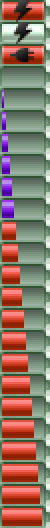
#> input picture tmp/cherry-battery-purple-test.bmp, 25 x 264 px (shown 2 times larger)
$ python -i build_maker_lite_neon_nook_pack.py   (imports and definitions only)
#> lines starting #> are read from the running program, lines starting #| are printed output that depends on the picture; after the words box and inside, x2 and y2 are one past the last pixel; in counts of white or black regions, pixels touching at a corner belong together
#> further down, picture is the input picture: PIL image 25x264 RGB; mean R, G, B 142, 118, 102.3
#!/usr/bin/env python3
"""Build the bundled original Neon Nook Maker Lite asset kit.

The committed source sheets are original generated artwork.  This builder
removes no commercial-content boundary: it converts those sheets into the
same bounded MLAR/MLAU formats used by private Maker Lite kits and records
per-cell provenance for every shipped atlas cell.
"""

from __future__ import annotations

import argparse
import hashlib
import json
import math
import shutil
import struct
import wave
import zlib
from pathlib import Path

from PIL import Image, ImageOps


REPO = Path(__file__).resolve().parents[1]
DEFAULT_ROOT = REPO / "assets/maker_lite/neon_nook"
KIT_ID = "zelda-neon-nook-v1"
RULESET = "zelda"
CELL_SIZE = 16
ATLAS_COLUMNS = 24
MAX_CELLS = 1536
ACTION_NAMES = (
    "idle",
    "walk",
    "run",
    "jump",
    "fall",
    "crouch",
    "skid",
    "swim",
    "sword",
    "item",
    "roll",
    "spindash",
    "hurt",
    "complete",
)
DIRECTION_NAMES = ("right", "down", "left", "up")
EFFECT_NAMES = ("jump", "collect", "hurt", "goal", "action", "spring")
TRANSPARENT_RGB565 = 0xF81F


# [6 lines left out: function sha256, not called in this run]


def rgb565(red: int, green: int, blue: int) -> int:
    return ((red & 0xF8) << 8) | ((green & 0xFC) << 3) | (blue >> 3)


def quantize_pixel_art(image: Image.Image) -> Image.Image:
    """Keep a small, cohesive palette and hard alpha edges."""

    image = image.convert("RGBA")
    alpha = image.getchannel("A").point(lambda value: 255 if value >= 72 else 0)
    rgb = image.convert("RGB").quantize(colors=48, method=Image.Quantize.MEDIANCUT)
    result = rgb.convert("RGBA")
    result.putalpha(alpha)
    return result


# [14 lines left out: function fitted_cell, not called in this run]


def fitted_player(image: Image.Image) -> Image.Image:
    image = image.convert("RGBA")
    bbox = image.getbbox()
#> bbox = (0, 0, 25, 264)
    if bbox:
        image = image.crop(bbox)
    image.thumbnail((28, 30), Image.Resampling.LANCZOS)
    image = quantize_pixel_art(image)
    result = Image.new("RGBA", (32, 32), (0, 0, 0, 0))
#> result: PIL image 32x32 RGBA; every value is 0
    result.alpha_composite(image, ((32 - image.width) // 2, 31 - image.height))
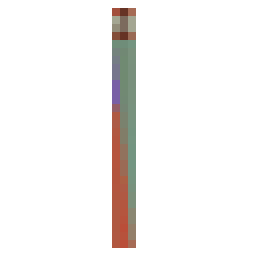
#> result: PIL image 32x32 RGBA (shown 8 times larger); mean R, G, B, A 12.5, 10.2, 8.8, 22.4; transparent parts drawn white
    return remove_alpha_specks(result)


def remove_alpha_specks(
    image: Image.Image, *, minimum_pixels: int = 6
) -> Image.Image:
    """Remove disconnected source-sheet flecks without trimming real tails."""
#> called with minimum_pixels = 6

    image = image.convert("RGBA")
    alpha = image.getchannel("A")
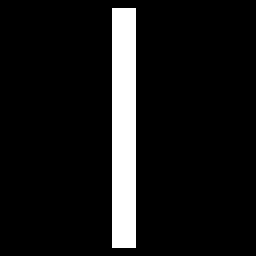
#> alpha: PIL image 32x32 L (shown 8 times larger); 8.8% white; 1 white region, box (x1, y1, x2, y2) and area: (14, 1, 17, 31) 90
    pixels = alpha.load()
    visited = set()
    remove = []
    for y in range(image.height):
        for x in range(image.width):
            if (x, y) in visited or pixels[x, y] < 96:
                continue
            component = []
            pending = [(x, y)]
            visited.add((x, y))
            while pending:
                current_x, current_y = pending.pop()
                component.append((current_x, current_y))
                for offset_y in (-1, 0, 1):
                    for offset_x in (-1, 0, 1):
                        neighbor = (
                            current_x + offset_x,
                            current_y + offset_y,
                        )
                        if (
                            neighbor in visited
                            or not (0 <= neighbor[0] < image.width)
                            or not (0 <= neighbor[1] < image.height)
                            or pixels[neighbor[0], neighbor[1]] < 96
                        ):
                            continue
                        visited.add(neighbor)
                        pending.append(neighbor)
            if len(component) < minimum_pixels:
                remove.extend(component)
#> after the loop, remove = []
    for x, y in remove:
        image.putpixel((x, y), (0, 0, 0, 0))
    return image


# [91 lines left out: functions occupied_runs, sheet_components, player_sources, not called in this run]


TEXTURE_KINDS = (
    "wet-asphalt",
    "sidewalk",
    "grass",
    "garden-soil",
    "harbor-sand",
    "pier-wood",
    "canal-water",
    "interior",
    "roof",
    "tile-floor",
    "wall",
    "fence",
)


# [591 lines left out: functions texture_cells, encode_art, synth_effect, encode_audio, build, main, not called in this run]


# [2 lines not run here, left out]

>>> from PIL import Image
>>> picture = Image.open('../tmp/cherry-battery-purple-test.bmp')
>>> result = fitted_player(picture)
